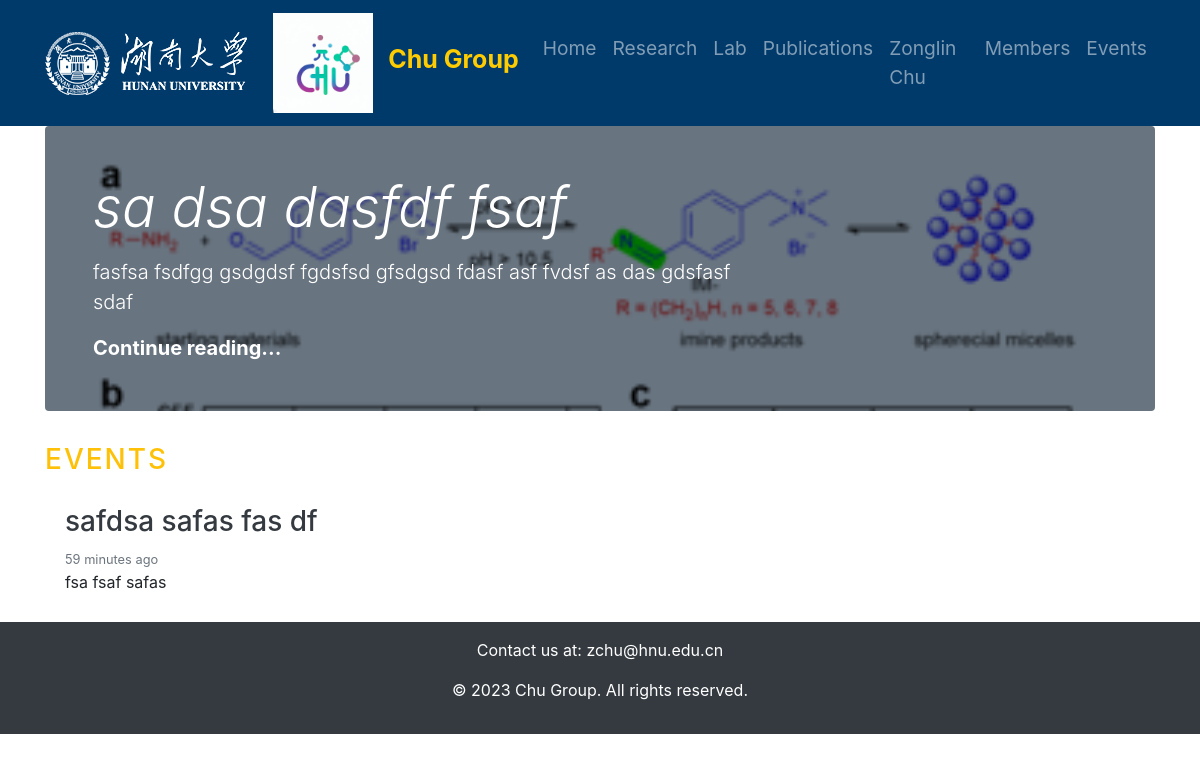
Page /Events/ on the committed database.
### website/models.py (models this page shows, shortened)
class category(models.Model):
    name = models.CharField(max_length=100)
    class Meta:
        verbose_name_plural = "categories"
    def __str__(self):
        return self.name

class News(models.Model):
    title = models.CharField(max_length=255)
    slug = models.SlugField(max_length=255, unique=True, blank=True)
    image = models.ImageField(upload_to='uploads/%Y/%m/%d/')
    short_description = models.TextField()
    content = models.TextField()
    created_at = models.DateTimeField(auto_now_add=True)
    updated_at = models.DateTimeField(auto_now=True)

### GroupWebsite/views.py (the view)
# urls.py: path('Events/', views.Events, name='Events'),
def Events(request):
    news = News.objects.all()
    context = {
        'news': news,
    }
    return render(request, 'events.html', context)

### website/context_processors.py (called while the page is built)
def get_category(request):
    return {
        'categories': category.objects.all()
    }

### templates/events.html
{% extends 'base.html' %}
  {% block content %}
    <div class="container">
    {% for new in news %}
    {% if forloop.first %}
    <div class="jumbotron p-3 p-md-5 text-white rounded bg-dark" style="background-image: url({{ new.image.url }});background-blend-mode: overlay;background-size:cover;">
        <div class="col-md-8 px-0">
        <h1 class="display-4 font-italic">{{ new.title }}</h1>
        <p class="lead my-3">{{ new.short_description }}</p>
        <p class="lead mb-0"><a href="{% url 'News' new.slug %}" class="text-white font-weight-bold">Continue reading...</a></p>
        </div>
    </div>
    <h3 class="text-uppercase text-warning" style="letter-spacing: 2px;">Events</h3>
    {% else %}
    <div class="row mb-2">
      <div class="col-md-6">
          <div class="card border-0" >
            <div class="card-body">
                <h3><a href="{% url 'News' new.slug %}" class="text-dark">{{ new.title }}</a></h3>
                <small class="mb-1 text-muted">{{ new.created_at | timesince }} ago </small>
                <p class="card-text">{{ new.short_description }}</p>
            </div>
          </div>
      </div>
    </div>
    {% endif %}
    {% endfor %}
    </div>
{% endblock %}

### templates/base.html (shortened to what this page needs)
{% load static %}
<!DOCTYPE html>
<html lang="en">
<head>
  <link rel="stylesheet" href="https://maxcdn.bootstrapcdn.com/bootstrap/4.5.2/css/bootstrap.min.css">
</head>
<body>
  <nav class="navbar navbar-expand-lg navbar-dark" style="background-color: #003a6b">
    <div class="container">
      <a class="navbar-brand" href="#">
        <img src="{% static 'images/hnu.png' %}" alt="Chu Group" Title="Hunan University" class="logo-image" />
        <img src="{% static 'images/logo.jpg' %}" alt="Chu Group" Title="Functional colloids and surface interfaces" class="logo-image" style="margin-left:20px; height:100%; max-height: 100px;"/>
        <span class="group-title" style=" font-size: 25px; font-weight: bold; color: #ffcc00; margin-left: 10px;">Chu Group</span>
      </a>
      <div class="collapse navbar-collapse" id="navbarNav">
        <ul class="navbar-nav ml-auto">
          {% for cat in categories %}
          <li class="nav-item">
            <a class="nav-link" href="/{{ cat }}" style="font-size: larger;">{{ cat }}</a>
          </li>
          {% endfor %}
        </ul>
      </div>
    </div>
  </nav>
{% block content %}
{% endblock %}
  <footer class="bg-dark text-white text-center py-3">
    <p>Contact us at: zchu@hnu.edu.cn</p>
    <p>&copy; 2023 Chu Group. All rights reserved.</p>
  </footer>
</body>
</html>

### rows in the picture
category: name "Home"
category: name "Research"
category: name "Lab"
category: name "Publications"
category: name "Zonglin Chu"
category: name "Members"
category: name "Events"
News: image (picture), title "sa dsa dasfdf fsaf", short_description "fasfsa fsdfgg gsdgdsf fgdsfsd gfsdgsd fdasf asf fvdsf as das gdsfasf sdaf"
News: title "safdsa safas fas df", created_at "59 minutes", short_description "fsa fsaf safas"
